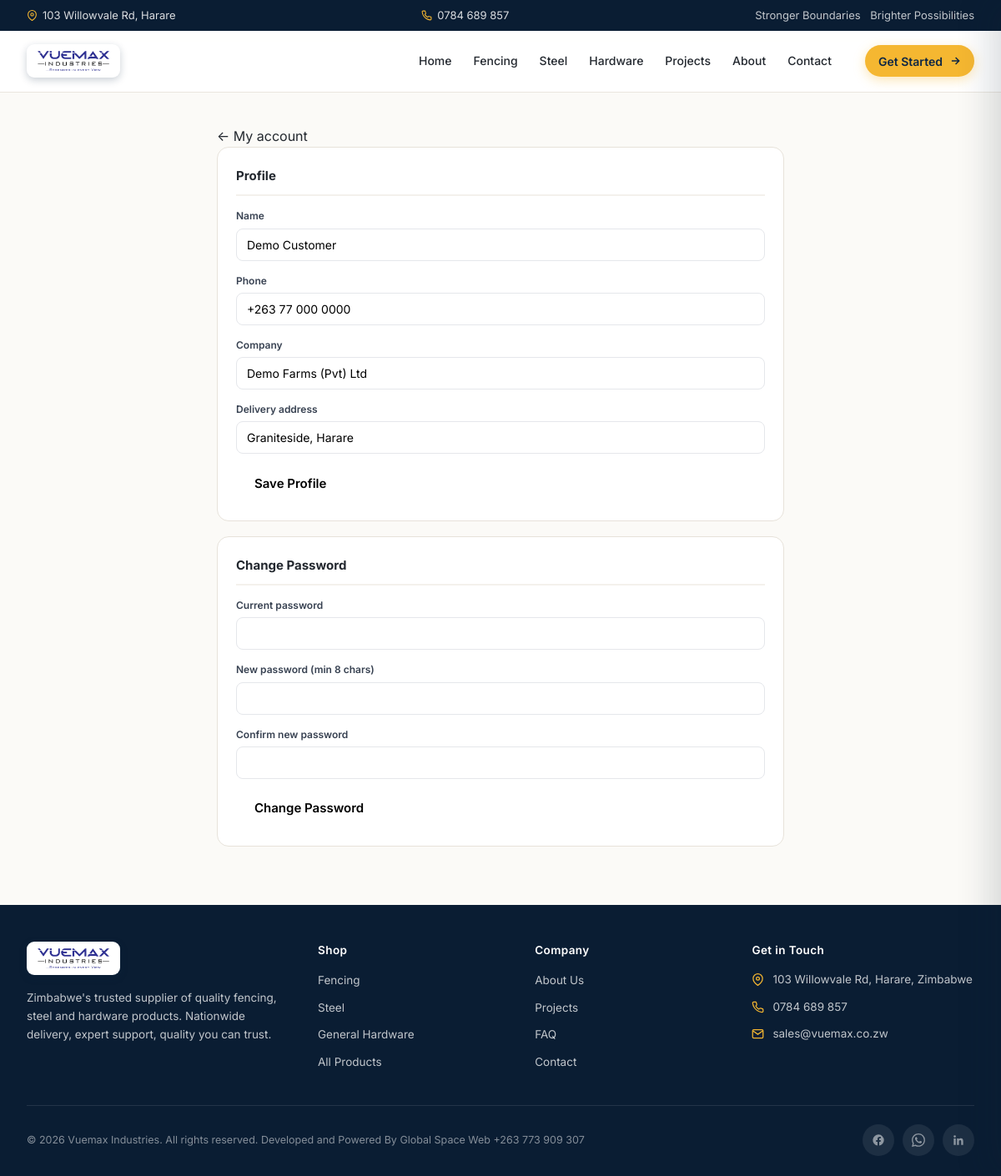
Page /account/profile.php (signed in) on the committed database.
### tables this page shows
CREATE TABLE `customers` (
  `id`            INT UNSIGNED NOT NULL AUTO_INCREMENT,
  `name`          VARCHAR(160) NOT NULL,
  `email`         VARCHAR(160) NOT NULL,
  `phone`         VARCHAR(60)  DEFAULT NULL,
  `company`       VARCHAR(160) DEFAULT NULL,
  `address`       VARCHAR(255) DEFAULT NULL,
  `password_hash` VARCHAR(255) NOT NULL,    
  `status`        VARCHAR(20)  NOT NULL DEFAULT 'active',   
  `last_login`    TIMESTAMP    NULL DEFAULT NULL,
  `created_at`    TIMESTAMP    NOT NULL DEFAULT CURRENT_TIMESTAMP,
  PRIMARY KEY (`id`),
  UNIQUE KEY `uk_customers_email` (`email`),
  KEY `idx_customers_status` (`status`)
);

### account/inc.php (called while the page is built, shortened)
<?php
require_once __DIR__ . '/../includes/config.php';
function is_customer() {
    return !empty($_SESSION['cust_id']);
}
function current_customer() {
    global $pdo;
    static $c = false;
    if ($c === false) {
        $c = null;
        if ($pdo && is_customer()) {
            try {
                $st = $pdo->prepare('SELECT * FROM customers WHERE id=? AND status="active"');
                $st->execute([$_SESSION['cust_id']]);
                $c = $st->fetch() ?: null;
            } catch (Throwable $e) { $c = null; }
        }
    }
    return $c;
}

### account/profile.php (the view, shortened to what this page needs)
<?php
require_once __DIR__ . '/inc.php';
$cust = current_customer();
require __DIR__ . '/../includes/header.php';
?>
<div class="acct">
    <p><a href="index.php">&larr; My account</a></p>
    <div class="acct-card">
        <h2>Profile</h2>
        <form method="post">
            <label>Name</label><input name="name" value="<?= e($cust['name']) ?>" required>
            <label>Phone</label><input name="phone" value="<?= e($cust['phone']) ?>">
            <label>Company</label><input name="company" value="<?= e($cust['company']) ?>">
            <label>Delivery address</label><input name="address" value="<?= e($cust['address']) ?>">
            <button class="btn btn-primary">Save Profile</button>
        </form>
    </div>
    <div class="acct-card">
        <h2>Change Password</h2>
        <form method="post">
            <label>Current password</label><input type="password" name="current" autocomplete="current-password" required>
            <label>New password (min 8 chars)</label><input type="password" name="new" autocomplete="new-password" required>
            <label>Confirm new password</label><input type="password" name="confirm" autocomplete="new-password" required>
            <button class="btn btn-primary">Change Password</button>
        </form>
    </div>
</div>
<?php require __DIR__ . '/../includes/footer.php'; ?>

### assets/css/vuemax.css (style rules this page uses)
:root { --navy:#0E2745; --navy-deep:#0A1D33; --navy-soft:#16355C; --amber:#F5B731; --amber-hover:#E0A520; --amber-soft:#FEF6E4; --text:#23282F; --muted:#6B7280; --border:#EAE6DF; --bg:#FBFAF7; --white:#FFFFFF; --green-bg:#DCFCE7; --green-text:#15803D; --green-line:#BBF7D0; --max:1240px; --radius-input:10px; --radius-card:16px; --radius-pill:999px; --header-h:64px; --shadow-card:0 1px 2px rgba(14,39,69,.04), 0 4px 14px rgba(14,39,69,.05); --shadow-lift:0 6px 16px rgba(14,39,69,.07), 0 18px 40px rgba(14,39,69,.10); --shadow-soft:0 24px 60px rgba(10,29,51,.14); --ease:cubic-bezier(.4,0,.2,1); --dur:.22s; }
*,*::before,*::after { box-sizing:border-box; }
html { scroll-behavior:smooth; -webkit-text-size-adjust:100%; overflow-x:hidden; }
body { margin:0;padding:0; font-family:'Inter',system-ui,-apple-system,"Segoe UI",Roboto,sans-serif; font-size:16px;line-height:1.6;color:var(--text); background:var(--bg); -webkit-font-smoothing:antialiased; overflow-x:hidden; min-width:320px; }
a { color:inherit;text-decoration:none; }
button { font-family:inherit;cursor:pointer;border:none;background:none;font-size:inherit; }
input,select,textarea { font-family:inherit;font-size:16px; }
h1,h2,h3,h4,h5,h6,p { margin:0;overflow-wrap:break-word;word-wrap:break-word; }
.btn { display:inline-flex;align-items:center;justify-content:center;gap:8px; min-height:44px; padding:12px 22px; border-radius:var(--radius-input); font-weight:600;font-size:15px;line-height:1.1; transition:transform var(--dur) var(--ease), background var(--dur) var(--ease), box-shadow var(--dur) var(--ease), border-color var(--dur) var(--ease), color var(--dur) var(--ease); white-space:nowrap; max-width:100%; }
@media (min-width:1024px) { :root { --header-h:74px; } }

### rows in the picture
customers: name "Demo Customer", phone "+263 77 000 0000", company "Demo Farms (Pvt) Ltd", address "Graniteside, Harare"
